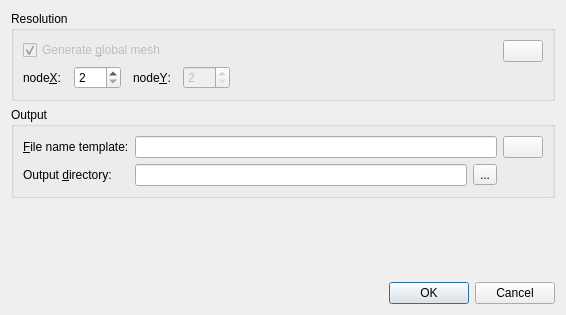
<?xml version="1.0" encoding="UTF-8"?>
<ui version="4.0">
 <class>GenerateVelocityDomainCitcomsDialog</class>
 <widget class="QDialog" name="GenerateVelocityDomainCitcomsDialog">
  <property name="windowModality">
   <enum>Qt::NonModal</enum>
  </property>
  <property name="enabled">
   <bool>true</bool>
  </property>
  <property name="geometry">
   <rect>
    <x>0</x>
    <y>0</y>
    <width>566</width>
    <height>315</height>
   </rect>
  </property>
  <property name="windowTitle">
   <string>Generate Mesh Caps</string>
  </property>
  <property name="windowIcon">
   <iconset resource="../qt-resources/qt_widgets.qrc">
    <normaloff>:/gnome_run_22.png</normaloff>:/gnome_run_22.png</iconset>
  </property>
  <layout class="QVBoxLayout" name="verticalLayout_4">
   <item>
    <widget class="QGroupBox" name="groupBox">
     <property name="title">
      <string>Resolution</string>
     </property>
     <layout class="QHBoxLayout" name="horizontalLayout_7">
      <item>
       <layout class="QVBoxLayout" name="verticalLayout_2">
        <item>
         <layout class="QHBoxLayout" name="horizontalLayout_6">
          <item>
           <widget class="QCheckBox" name="checkBox">
            <property name="enabled">
             <bool>false</bool>
            </property>
            <property name="text">
             <string>Generate &amp;global mesh</string>
            </property>
            <property name="checked">
             <bool>true</bool>
            </property>
           </widget>
          </item>
          <item>
           <spacer>
            <property name="orientation">
             <enum>Qt::Horizontal</enum>
            </property>
            <property name="sizeHint" stdset="0">
             <size>
              <width>40</width>
              <height>20</height>
             </size>
            </property>
           </spacer>
          </item>
         </layout>
        </item>
        <item>
         <layout class="QHBoxLayout" name="horizontalLayout_5">
          <property name="spacing">
           <number>12</number>
          </property>
          <item>
           <layout class="QHBoxLayout" name="horizontalLayout_3">
            <item>
             <widget class="QLabel" name="label_x">
              <property name="text">
               <string>node&amp;X:</string>
              </property>
              <property name="buddy">
               <cstring>node_X</cstring>
              </property>
             </widget>
            </item>
            <item>
             <widget class="QSpinBox" name="node_X">
              <property name="minimum">
               <number>2</number>
              </property>
              <property name="maximum">
               <number>129</number>
              </property>
             </widget>
            </item>
           </layout>
          </item>
          <item>
           <layout class="QHBoxLayout" name="horizontalLayout_4">
            <item>
             <widget class="QLabel" name="label_y">
              <property name="text">
               <string>node&amp;Y:</string>
              </property>
              <property name="buddy">
               <cstring>node_Y</cstring>
              </property>
             </widget>
            </item>
            <item>
             <widget class="QSpinBox" name="node_Y">
              <property name="enabled">
               <bool>false</bool>
              </property>
              <property name="minimum">
               <number>2</number>
              </property>
              <property name="maximum">
               <number>129</number>
              </property>
             </widget>
            </item>
           </layout>
          </item>
          <item>
           <spacer>
            <property name="orientation">
             <enum>Qt::Horizontal</enum>
            </property>
            <property name="sizeHint" stdset="0">
             <size>
              <width>351</width>
              <height>20</height>
             </size>
            </property>
           </spacer>
          </item>
         </layout>
        </item>
       </layout>
      </item>
      <item>
       <layout class="QVBoxLayout" name="verticalLayout_3">
        <item>
         <widget class="QPushButton" name="pushButton_info_resolution">
          <property name="toolTip">
           <string>More information</string>
          </property>
          <property name="text">
           <string/>
          </property>
          <property name="icon">
           <iconset resource="../qt-resources/qt_widgets.qrc">
            <normaloff>:/human_gtk_about_16.png</normaloff>:/human_gtk_about_16.png</iconset>
          </property>
         </widget>
        </item>
        <item>
         <widget class="QWidget" name="widget_2" native="true"/>
        </item>
       </layout>
      </item>
     </layout>
    </widget>
   </item>
   <item>
    <widget class="QGroupBox" name="groupBox_3">
     <property name="title">
      <string>Output</string>
     </property>
     <layout class="QHBoxLayout" name="horizontalLayout_2">
      <item>
       <layout class="QFormLayout" name="formLayout">
        <property name="fieldGrowthPolicy">
         <enum>QFormLayout::ExpandingFieldsGrow</enum>
        </property>
        <item row="0" column="0">
         <widget class="QLabel" name="label_3">
          <property name="text">
           <string>&amp;File name template:</string>
          </property>
          <property name="buddy">
           <cstring>lineEdit_file_template</cstring>
          </property>
         </widget>
        </item>
        <item row="0" column="1">
         <widget class="QLineEdit" name="lineEdit_file_template"/>
        </item>
        <item row="1" column="0">
         <widget class="QLabel" name="label_4">
          <property name="text">
           <string>Output &amp;directory:</string>
          </property>
          <property name="buddy">
           <cstring>lineEdit_path</cstring>
          </property>
         </widget>
        </item>
        <item row="1" column="1">
         <layout class="QHBoxLayout" name="horizontalLayout">
          <item>
           <widget class="QLineEdit" name="lineEdit_path"/>
          </item>
          <item>
           <widget class="QToolButton" name="button_path">
            <property name="toolTip">
             <string>Choose output directory</string>
            </property>
            <property name="text">
             <string>...</string>
            </property>
           </widget>
          </item>
         </layout>
        </item>
       </layout>
      </item>
      <item>
       <layout class="QVBoxLayout" name="verticalLayout">
        <item>
         <widget class="QPushButton" name="pushButton_info_output">
          <property name="toolTip">
           <string>More information</string>
          </property>
          <property name="text">
           <string/>
          </property>
          <property name="icon">
           <iconset resource="../qt-resources/qt_widgets.qrc">
            <normaloff>:/human_gtk_about_16.png</normaloff>:/human_gtk_about_16.png</iconset>
          </property>
         </widget>
        </item>
        <item>
         <widget class="QWidget" name="widget_3" native="true"/>
        </item>
       </layout>
      </item>
     </layout>
    </widget>
   </item>
   <item>
    <spacer name="verticalSpacer">
     <property name="orientation">
      <enum>Qt::Vertical</enum>
     </property>
     <property name="sizeHint" stdset="0">
      <size>
       <width>20</width>
       <height>0</height>
      </size>
     </property>
    </spacer>
   </item>
   <item>
    <widget class="QDialogButtonBox" name="main_buttonbox">
     <property name="standardButtons">
      <set>QDialogButtonBox::Cancel|QDialogButtonBox::Ok</set>
     </property>
    </widget>
   </item>
  </layout>
 </widget>
 <resources>
  <include location="../qt-resources/qt_widgets.qrc"/>
  <include location="../qt-resources/qt_widgets.qrc"/>
 </resources>
 <connections/>
</ui>
